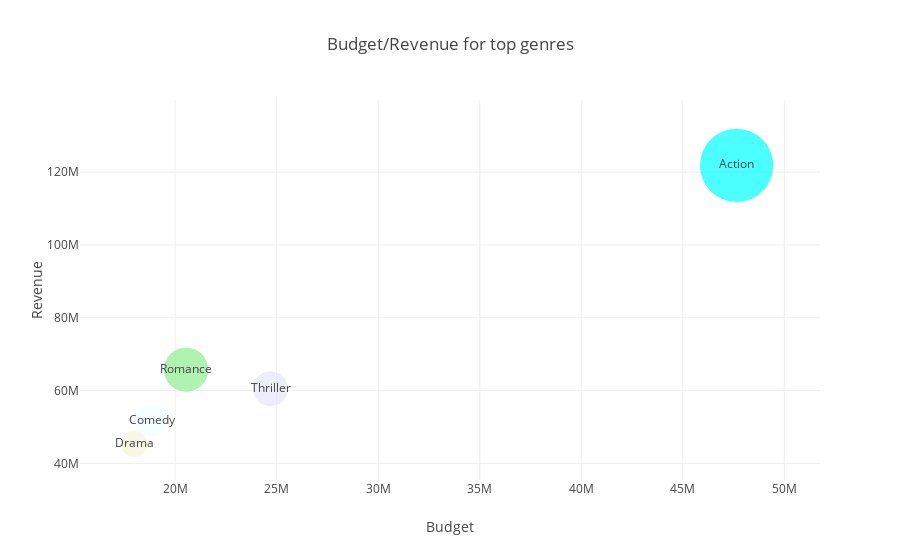

The cell this chart's notebook holds for it:
### Markdown cell above
На графике ниже сразу виден найболее окупаемый жанр, хотя и самый затратный - Action. Жанр Romance оказался вполне недорогим и даже более выгодным, чем триллер

### Code cell
trace0 = go.Scatter(
    x=df4.budget,
    y=df4.revenue,
    mode = 'markers+text',
    text = df4.index,
    marker = dict(
        size = df4.profit,
        color = [
            'aqua', 'azure', 'beige', 'lightgreen',
            'lavender', 'lightblue', 'pink'
        ]
    )
)

data = [trace0]
layout = {
    'title': 'Budget/Revenue for top genres',
    'xaxis': {'title': 'Budget'},
    'yaxis': {'title': 'Revenue'}
}

fig = go.Figure(data=data, layout=layout)

iplot(fig, show_link=False)

### Figure 1 — Plotly figure (JSON) as saved in the notebook; plotly's stock layout.template omitted (floating-point values rounded to 4 significant figures)
{"data": [{"marker": {"color": ["aqua", "azure", "beige", "lightgreen", "lavender", "lightblue", "pink"], "size": [74.21, 32.94, 27.38, 45.21, 35.78]}, "mode": "markers+text", "text": ["Action", "Comedy", "Drama", "Romance", "Thriller"], "type": "scatter", "x": [47650000.0, 18840000.0, 17980000.0, 20540000.0, 24700000.0], "y": [121900000.0, 51780000.0, 45360000.0, 65750000.0, 60480000.0]}], "layout": {"title": "Budget/Revenue for top genres", "xaxis": {"title": "Budget"}, "yaxis": {"title": "Revenue"}}}
